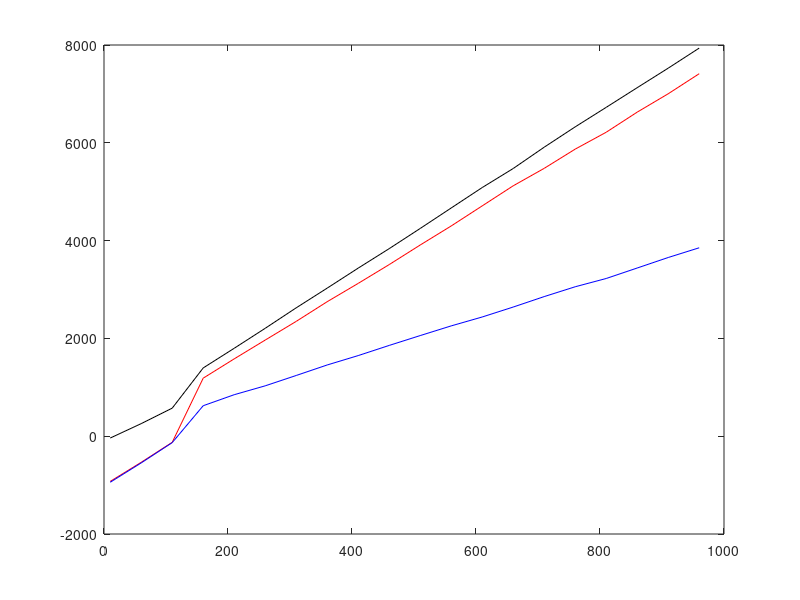

MATLAB code for this plot:
%% gaussian shift-in-mean change detection
% "reverse" attack 
%% generate part
miu0=0; miu1=0.5;
change=1000;
total=10000;
K=3; B=2; %first 2 sensors are safe
X=zeros(K,total); %observation
L=zeros(K,total); %likelihood ratio
Z=zeros(K,total); %part SUM 1-t
W=zeros(K,total); %cusum with (largest positive drift)

times=10;  %100 times 65 seconds
h=10:50:1000; %thresholds
T=zeros(3,length(h),times);


for h_index=1:times
    
    for j=1:B  %normally affected
        X(j,1:change-1)=normrnd(miu0*ones(1,change-1),ones(1,change-1));
        X(j,change:total)=normrnd(miu1*ones(1,total-change+1),ones(1,total-change+1));
    end
    j=B+1;
    X(j,1:change-1)=normrnd(miu1*ones(1,change-1),ones(1,change-1));
    X(j,change:total)=normrnd(miu0*ones(1,total-change+1),ones(1,total-change+1));  %reversed
    
    L=X*(miu1-miu0)+(miu0^2-miu1^2)/2;
    Z=cumsum(L,2); %cum sum in row
    
    %calculate cusum
    for j=1:K
        if  W(j,1)<0
            W(j,1)=0;
        else
            W(j,1)=L(j,1);
        end
        for t=2:total
            W(j,t)=W(j,t-1)+L(j,t);
            if  W(j,t)<0
                W(j,t)=0;
            end
        end
    end
    
    %detection part
  
    % Lth alarm L=1
    % voting rule L=1 they are the same: the first alarm
    for i=1:length(h)
        for t=1:total
            if max(W(:,t))>h(i)
                T(1,i,h_index)=t; %alarm time
                break;
            end
        end
    end
    % Low-sum h*L/N(L==N so h is still the same value sequence)
    for i=1:length(h)
        for t=1:total
            ws=sort(W(:,t),1);
            if sum(ws(1:2))>h(i)
                T(2,i,h_index)=t; %alarm time
                break;
            end
        end
    end
    % Top-sum
    for i=1:length(h)
        for t=1:total
            ws=sort(W(:,t),1);
            if sum(ws(2:3))>h(i)
                T(3,i,h_index)=t; %alarm time
                break;
            end
        end
    end

end

% calculate expectations
E=zeros(3,length(h)); %expectaions of delay
for i=1:3
    for h_index=1:length(h)
        E(i,h_index)=sum(T(i,h_index,:)-change)/times;
    end
end
%% plot delay in different alarm strategy
plot(h,E(1,:),'r'); hold on;
plot(h,E(2,:),'k'); hold on;
plot(h,E(3,:),'b');

%% 
% for j=1:B
%     plot(W(j,:),'b'); hold on;
% end
% plot(W(B+1,:),'r'); hold on;
% plot(W(B+2,:),'y'); hold on;
% plot(W(B+3,:),'k'); hold on;
% for j=B+1:K
%    plot(W(j,:),'r'); hold on;
% end
%% 
% plot(W1,'g'); hold on;